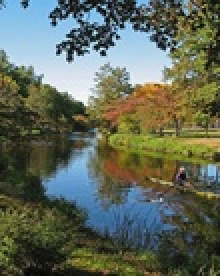
#> input picture Assignment 3/Test Images/5.jpg, 110 x 138 px, shrunk from 230 x 288 before the run, found by its file name (shown 2 times larger); its folder holds 5 pictures in this run
$ python energy.py   (older library calls are emulated)
#> lines starting #> are read from the running program, lines starting #| are printed output that depends on the picture
### Assignment 3/src/functions.py
import numpy as np
import cv2
from scipy.stats import entropy as scipy_entropy

def load_img(name: str,mode: int) -> np.ndarray:
#> called with name = '5.jpg', mode = 1
    return cv2.imread("Test Images/"+name, mode)
#> returned value is the input picture: shape (138, 110, 3); mean B, G, R 89.7, 104.7, 96.7

# [5 lines left out: function show_img, not called in this run]

def show_multiple_img(title: list,img: list,wait: int) -> int:
    if type(title) != list or len(title) == 0:
        title = [str(x) for x in range(len(img))]
    for x, y in zip(title, img):
        cv2.imshow(x,y)
    k = cv2.waitKey(wait)
    for x in title:
        cv2.destroyWindow(x)
    return k

# [12 lines left out: functions save_img, get_fourier, not called in this run]

def get_entropy(img_gray):
    _, counts = np.unique(img_gray,return_counts=True)
    entropy = scipy_entropy(counts,base=2)
    return entropy

# Implementation taken from stackoverflow answer - https://stackoverflow.com/questions/6090399/get-hog-image-features-from-opencv-python
def get_hog(img_gray):
    img_gray = img_gray.astype(np.float32)/255
    gx = cv2.Sobel(img_gray,cv2.CV_32F,1,0)
    gy = cv2.Sobel(img_gray,cv2.CV_32F,0,1)
    mag, ang = cv2.cartToPolar(gx, gy)
    bin_n = 8
    bin = np.int32(bin_n*ang/(2*np.pi))
    bin_cells = []
    mag_cells = []
    cellx = celly = 11
    for i in range(0,int(img_gray.shape[0]/celly)):
        for j in range(0,int(img_gray.shape[1]/cellx)):
            bin_cells.append(bin[i*celly:i*celly+celly,j*cellx:j*cellx+cellx])
            mag_cells.append(mag[i*celly:i*celly+celly,j*cellx:j*cellx+cellx])
    hists = [np.bincount(b.ravel(),m.ravel(),bin_n) for b,m in zip(bin_cells, mag_cells)]
    hist = np.hstack(hists)
    eps = 1e-7
    hist /= hist.sum() + eps
    hist = np.sqrt(hist)
    hist /= np.linalg.norm(hist) + eps
    return hist

### Assignment 3/src/energy.py
import numpy as np
import cv2
from scipy.ndimage import convolve
from functions import *

HSOBEL_WEIGHTS = np.array([[ 1, 2, 1],
                           [ 0, 0, 0],
                           [-1,-2,-1]]) / 4.0
VSOBEL_WEIGHTS = HSOBEL_WEIGHTS.T

def e1(img_gray):
    dx = np.diff(img_gray.astype(np.int64),axis=1)
    dx = np.concatenate((dx,dx[:,-1].reshape(-1,1)),axis=1)
#> dx: shape (138, 110) int64
    dy = np.diff(img_gray.astype(np.int64),axis=0)
    dy = np.concatenate((dy,dy[-1,:].reshape(1,-1)),axis=0)
#> dy: shape (138, 110) int64
    e1 = np.absolute(dx) + np.absolute(dy)
    return e1.astype(np.uint8)
#> returned value: shape (138, 110)

def sobel_e1(img_gray):
    img_gray_f = img_gray.astype(np.float32)
    dx = convolve(img_gray_f, HSOBEL_WEIGHTS)
    dy = convolve(img_gray_f, VSOBEL_WEIGHTS)
    sobel_e1 = np.sqrt(dx**2 + dy**2)/np.sqrt(2)
    return sobel_e1.astype(np.uint8)

def entropy(img_gray):
    img_gray_pad = cv2.copyMakeBorder(img_gray,8,8,8,8,cv2.BORDER_REPLICATE)
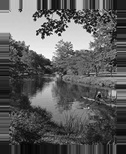
#> img_gray_pad: shape (154, 126); min 2, max 253, mean 93.6
    entropy = np.empty(img_gray_pad.shape)
    for x in range(0,img_gray.shape[0]+9):
        for y in range(0,img_gray.shape[1]+9):
            entropy[x,y] = get_entropy(img_gray_pad[x:x+9,y:y+9])
#> this loop made 147 passes
    e1_energy = e1(img_gray)
    entropy_roi = entropy[8:img_gray.shape[0]+8,8:img_gray.shape[1]+8]
    entropy_energy = entropy_roi.astype(np.uint8) + e1_energy
    return entropy_energy

def hog_e1(img_gray):
    hist = get_hog(img_gray)
#> in get_hog, `mag, ang = cv2.cartToPolar(gx, gy)`:
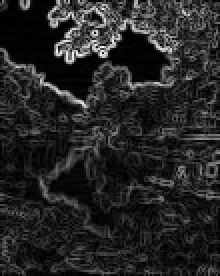
#> mag: shape (138, 110) float32 (shown 2 times larger); min 0, max 3.19, mean 0.474; drawn with min black and max white
#> in get_hog, `bin = np.int32(bin_n*ang/(2*np.pi))`:
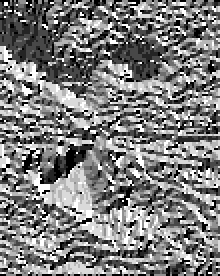
#> bin: shape (138, 110) int32 (shown 2 times larger); min 0, max 7, mean 3.47; drawn with min black and max white
    hog_e1 = e1(img_gray)/np.max(hist)
    return hog_e1.astype(np.uint8)
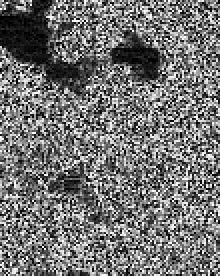
#> returned value: shape (138, 110) (shown 2 times larger); min 0, max 254, mean 115.2

def get_energy(img_gray,energy_function=1,mask=[]):
    energy = e1(img_gray) if energy_function == 0 else sobel_e1(img_gray) if energy_function == 1 else entropy(img_gray) if energy_function == 2 else hog_e1(img_gray)
    if np.sum(mask) != 0:
        modified_energy = energy.copy().astype(np.float32)
        modified_energy[mask] = -1000
        return modified_energy.astype(np.float32)
    return energy.astype(np.float32)

if __name__ == "__main__":
    img = load_img("5.jpg",1)
    img_gray = cv2.cvtColor(img,cv2.COLOR_RGB2GRAY)
    e1_energy = e1(img_gray).astype(np.uint8)
    sobel_e1_energy = sobel_e1(img_gray).astype(np.uint8)
    entropy_energy = entropy(img_gray).astype(np.uint8)
    hog_e1_energy = hog_e1(img_gray).astype(np.uint8)
    e1_energy_C = cv2.applyColorMap(e1_energy,cv2.COLORMAP_JET)
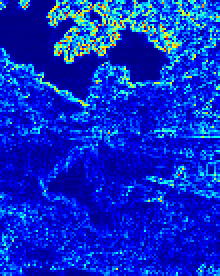
#> e1_energy_C: shape (138, 110, 3) (shown 2 times larger); mean B, G, R 204.7, 43.1, 7.9
    sobel_e1_energy_C = cv2.applyColorMap(sobel_e1_energy,cv2.COLORMAP_OCEAN)
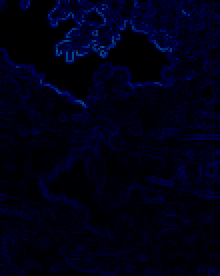
#> sobel_e1_energy_C: shape (138, 110, 3) (shown 2 times larger); mean B, G, R 21.1, 0.7, 0
    entropy_energy_C = cv2.applyColorMap(entropy_energy,cv2.COLORMAP_AUTUMN)
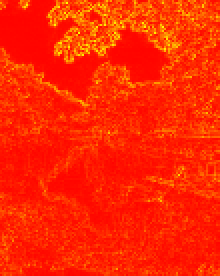
#> entropy_energy_C: shape (138, 110, 3) (shown 2 times larger); mean B, G, R 0, 39.2, 255
    # hog_e1_energy_C = cv2.applyColorMap(hog_e1_energy,cv2.COLORMAP_RAINBOW)
    show_multiple_img(["Image","E1","Sobel E1","Entropy"],[img,e1_energy_C,sobel_e1_energy_C,entropy_energy_C],0)
#> the loop in show_multiple_img, `for x, y in zip(title, img):` made 4 passes
#> x on passes 1 to 4: 'Image', 'E1', 'Sobel E1', 'Entropy'
#> (key Esc is pressed here)
    # show_multiple_img(["Image","E1","Sobel E1","Entropy","HOG E1"],[img,e1_energy_C,sobel_e1_energy_C,entropy_energy_C,hog_e1_energy_C],0)
    # save_img(["e1_6","sob_6","ent_6","hog_6"],[e1_energy_C,sobel_e1_energy_C,entropy_energy_C,hog_e1_energy_C])
